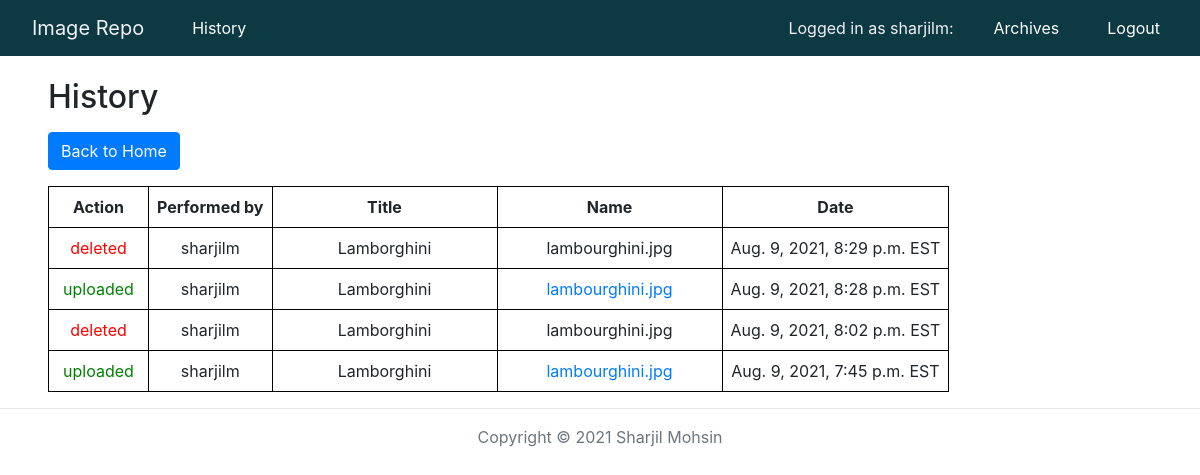
Page /history/ (signed in) on the committed database.
### repo/models.py (models this page shows)
class History(models.Model):
    uploaded = 'uploaded'
    deleted = 'deleted'
    STATUS_CHOICES = [
        (uploaded, 'uploaded'),
        (deleted, 'deleted'),
    ]
    user = models.CharField(max_length=20)
    url = models.CharField(max_length=200, null=True, blank=True)
    title = models.CharField(max_length=100)
    name = models.CharField(max_length=100)
    action = models.CharField(max_length=8, choices=STATUS_CHOICES)
    date = models.DateTimeField(auto_now=True)

### repo/views.py (the view)
# urls.py: path('history/', HistoryListView.as_view(), name="history"),
class HistoryListView(ListView):
    model = History
    template_name = 'repo/history.html'
    def get_context_data(self, **kwargs):
        context = super().get_context_data(**kwargs)
        history = History.objects.all().order_by('-date')
        context['history'] = history
        return context

### repo/templates/repo/history.html
{% extends "repo/base.html" %}
{% block content %}
<h2 class="py-2 mx-5 mx-lg-5">History</h2>
<a class="my-4 my-lg-4 mx-5 mx-lg-5" href="{% url 'home' %}"><button class="btn btn-primary">Back to Home</button></a>
<table style="text-align: center;" class="my-3 my-lg-3 mx-5 mx-lg-5">
    <thead>
        <tr>
            <th class="py-2 px-2 border_black" style="min-width: 100px;">Action</th>
            <th class="py-2 px-2 border_black" style="min-width: 100px;">Performed by</th>
            <th class="py-2 px-2 border_black" style="min-width: 225px;">Title</th>
            <th class="py-2 px-2 border_black" style="min-width: 225px;">Name</th>
            <th class="py-2 px-2 border_black" style="min-width: 90px;">Date</th>
        </tr>
    </thead>
    <tbody>
        {% for entry in history %}
        <tr class="my-3 my-lg-3 mx-3 mx-lg-3 border_black">
            {% if entry.action == 'uploaded' %}
            <td class="py-2 px-2 border_black" style="color: green;">{{ entry.action }}</td>
            {% else %}
            <td class="py-2 px-2 border_black" style="color: red;">{{ entry.action }}</td>
            {% endif %}
            <td class="py-2 px-2 border_black">{{ entry.user }}</td>
            <td class="py-2 px-2 border_black">{{ entry.title }}</td>
            {% if entry.action == 'uploaded' %}
            <td class="py-2 px-2 border_black"><a href="{{ entry.url }}" target="_blank">{{ entry.name }}</a></td>
            {% else %}
            <td class="py-2 px-2 border_black">{{ entry.name }}</td>
            {% endif %}
            <td class="py-2 px-2 border_black">{{ entry.date }} EST</td>
            {% empty %}
        <tr class="my-3 my-lg-3 mx-3 mx-lg-3">
            <td class="py-2 px-2" colspan="5">No data.</td>
        </tr>
        <a class="my-4 my-lg-4 mx-3 mx-lg-3" href="{% url 'history' %}"><button class="btn btn-primary">Click to
                Refresh</button></a>
        {% endfor %}
    </tbody>
</table>
{% endblock content %}

### repo/templates/repo/base.html (shortened to what this page needs)
{% load static %}
<!DOCTYPE html>
<html>
<head>
    <link rel="stylesheet" href="https://stackpath.bootstrapcdn.com/bootstrap/4.5.2/css/bootstrap.min.css">
    <link rel="stylesheet" href="https://cdnjs.cloudflare.com/ajax/libs/font-awesome/5.15.1/css/all.min.css" />
    <link rel="stylesheet" type="text/css" href="{% static 'repo/main.css' %}">
</head>
<body style="padding-top:70px;">
    <nav class="navbar navbar-expand-md fixed-top px-3" style="background-color: rgb(13, 57, 66)">
      <a class="navbar-brand mx-3" href="{% url 'home' %}" style="color: rgb(242, 240, 247);">Image Repo</a>
      <a class=" nav-item nav-link mx-3 toolbar_links" href="{% url 'history' %}">History</a>
      <div class="collapse navbar-collapse">
          <ul class="nav navbar-nav ml-auto">
              {% if user.is_authenticated %}
              <li class="nav-item px-3 nav-link" style="color: rgb(242, 240, 247);">Logged in as {{ user.username }}:
              </li>
              <li class="nav-item px-3"><a class="nav-item nav-link toolbar_links"
                      href="{% url 'imageViewArchive' %}">Archives</a>
              </li>
              <li class="nav-item px-3"><a class="nav-item nav-link toolbar_links"
                      href="{% url 'logout' %}">Logout</a></li>
              {% else %}
              <li class="nav-item px-3"><a class="nav-item nav-link toolbar_links" href="{% url 'login' %}">Login</a>
              </li>
              <li class="nav-item px-3"><a class="nav-item nav-link toolbar_links"
                      href="{% url 'register' %}">Register</a></li>
              {% endif %}
          </ul>
      </div>
    </nav>
    {% block content %}{% endblock %}
    <hr>
    <p class="text-muted" style="text-align: center;">Copyright © 2021 Sharjil Mohsin</p>
</body>
</html>

### repo/static/repo/main.css (style rules this page uses)
.border_black { border: 1px solid black; }
.toolbar_links { color: rgb(255, 255, 255); }

### repo/templates/repo/base.html (style rules this page uses)
.border_black { border: 1px solid black; }
.toolbar_links { color: rgb(255, 255, 255); }

### rows in the picture
History: action "deleted", user "sharjilm", title "Lamborghini", name "lambourghini.jpg", date "Aug. 9, 2021, 8:29 p.m."
History: action "uploaded", user "sharjilm", title "Lamborghini", name "lambourghini.jpg", date "Aug. 9, 2021, 8:28 p.m."
History: action "deleted", user "sharjilm", title "Lamborghini", name "lambourghini.jpg", date "Aug. 9, 2021, 8:02 p.m."
History: action "uploaded", user "sharjilm", title "Lamborghini", name "lambourghini.jpg", date "Aug. 9, 2021, 7:45 p.m."

### other values in the picture
{{ user.username }} "sharjilm"
